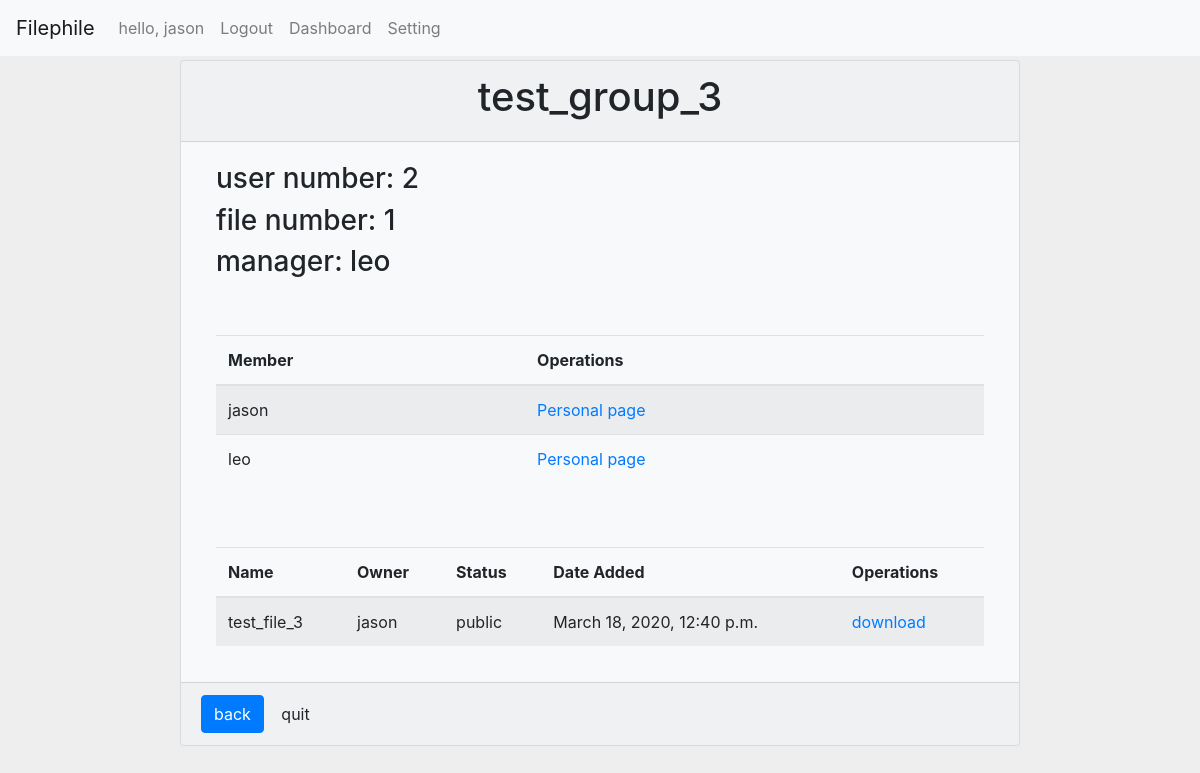
The app's page /groupinfo/3/ (signed in), older data.
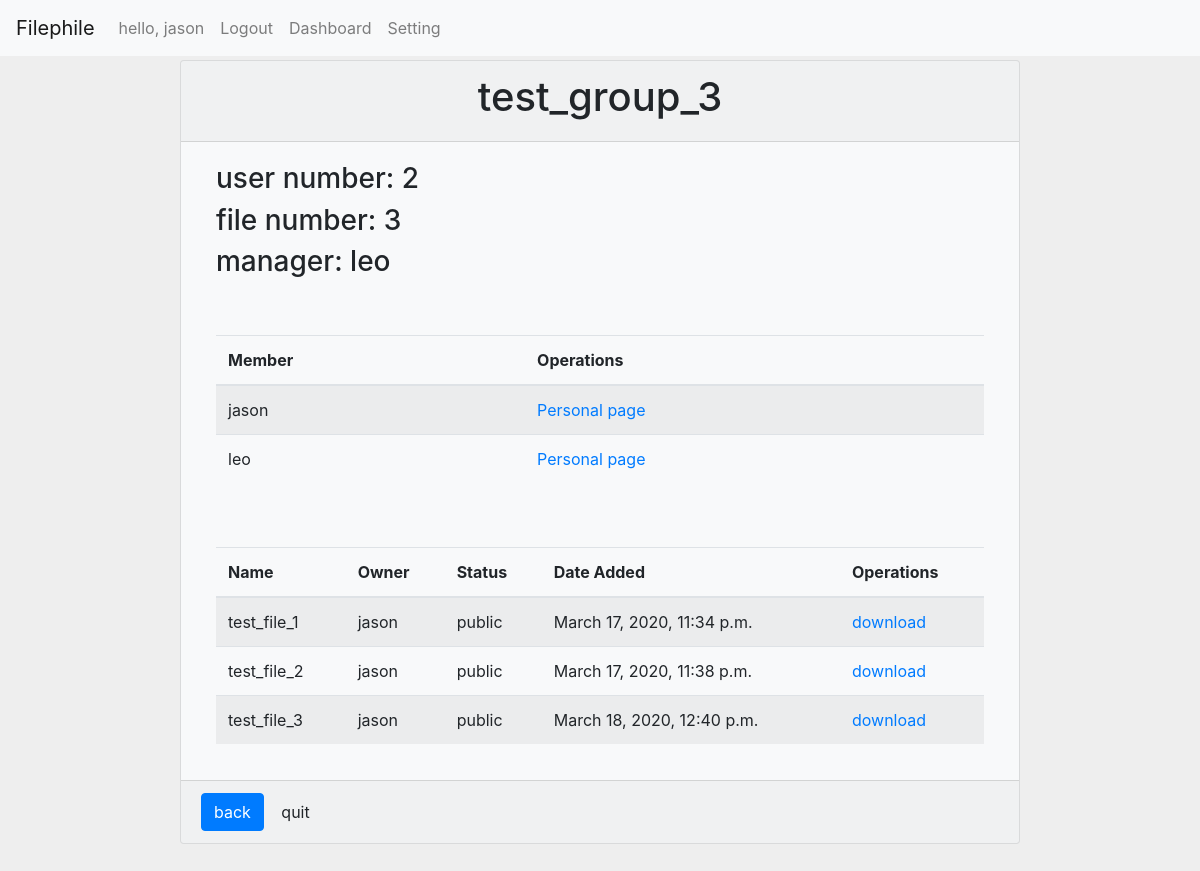
The same page, newer data.
### Filephile/models.py (models this page shows)
class User(models.Model):
    name = models.CharField(max_length=128,unique=True)
    password = models.CharField(max_length=256)
    email = models.EmailField(unique=True)
    c_time = models.DateTimeField(auto_now_add=True)
    groups = models.ManyToManyField(Group, blank=True)

class File(models.Model):
    name = models.CharField(max_length=40)
    data = models.FileField(upload_to='Filephile/static/files')
    Date_Added = models.DateTimeField(auto_now_add=True)
    owner = models.ForeignKey(User, on_delete=models.SET_NULL, blank=True, null=True)
    private = models.BooleanField(default=True)
    groups = models.ManyToManyField(Group, blank=True)

### Filephile/views.py (the view)
# urls.py: path('groupinfo/<int:id>/', views.group_info, name='group_info'),
def group_info(request, id):
    if not request.session.get('is_login',None):
        return redirect('/')
    user = models.User.objects.get(name=request.session['user_name'])
    group = models.Group.objects.get(id=id)
    user_number = group.user_set.all().count()
    file_number = group.file_set.all().count()
    users = group.user_set.all()
    files = group.file_set.all()
    manager = models.Manager.objects.get(group=id)
    return render(request, "Filephile/group_info.html", locals())

### Filephile/templates/Filephile/group_info.html (shortened to what this page needs)
{% extends 'Filephile/base.html' %}
{% load static %}
{% block css %}
  <link rel="stylesheet" href="{% static 'CSS/group_info.css' %}">
{% endblock %}
{% block content %}
<div class="card bg-light" style="margin:5% 15%">
  <div class="card-header">
    <h1>{{ group.name }}</h1>
  </div>
  <div class="card-body">
    <div class="container">
      <h3>user number: {{ user_number }}</h3>
      <h3>file number: {{ file_number }}</h3>
      <h3>manager: {{ manager.name.name }}</h3>
      {% if user in users %}
        <br><br>
        <div class="table-responsive">
          <table class="table table-striped">
            <thead>
              <tr>
                <th>Member</th>
                <th>Operations</th>
              </tr>
            </thead>
            <tbody>
              {% for user in users %}
                <tr>
                  <td>{{ user.name }}</td>
                  <td><a href="{% url 'Filephile:setting' user.id %}">Personal page</a></td>
                </tr>
              {% endfor %}
            </tbody>
          </table>
        </div>
        <br><br>
        <div class="table-responsive">
          <table class="table table-striped">
            <thead>
              <tr>
                <th>Name</th>
                <th>Owner</th>
                <th>Status</th>
                <th>Date Added</th>
                <th>Operations</th>
              </tr>
            </thead>
            <tbody>
              {% for file in files reversed %}
                <tr>
                  <td>{{ file.name }}</td>
                  <td>{{ file.owner.name }}</td>
                  {% if file.private %}
                    <td>private</td>
                  {% else %}
                    <td>public</td>
                  {% endif %}
                  <td>{{ file.Date_Added }}</td>
                  <td>
                    <a href="{% url 'Filephile:download' file.data.url %}">download</a>
                  </td>
                </tr>
              {% endfor %}
            </tbody>
          </table>
        </div>
      </div>
    </div>
    <div class="card-footer">
      <a href="{% url 'Filephile:dashboard' %}"><button class="btn btn-primary pull-left">back</button></a>
        {% ifequal user.name manager.name.name %}
          <a href="{% url 'Filephile:dismiss' group.id %}"><button class="btn btn-default pull-left">dismiss</button></a>
        {% else %}
          <a href="{% url 'Filephile:quit' group.id %}"><button class="btn btn-default pull-left">quit</button></a>
        {% endifequal %}
      {% endif %}
    </div>
  </div>
{% endblock %}

### Filephile/templates/Filephile/base.html (shortened to what this page needs)
{% load static %}
<!DOCTYPE html>
<html lang="en">
  <head>
    <link href="{% static 'bootstrap-4.4.1-dist/css/bootstrap.min.css' %}" rel="stylesheet">
    {% block css %}{% endblock %}
  </head>
  <body>
    <nav class="navbar fixed-top navbar-expand-lg navbar-light bg-light">
      <a class="navbar-brand" href="{% url 'Filephile:index' %}">Filephile</a>
      <div class="collapse navbar-collapse" id="navbarNavAltMarkup">
        <div class="navbar-nav">
          {% if request.session.is_login %}
            <a class="nav-item nav-link" href="{% url 'Filephile:index' %}">hello, {{ request.session.user_name }}</a>
            <a class="nav-item nav-link" href="{% url 'Filephile:logout' %}">Logout</a>
            <a class="nav-item nav-link" href="{% url 'Filephile:dashboard' %}">Dashboard</a>
            <a class="nav-item nav-link" href="{% url 'Filephile:setting' request.session.user_id %}">Setting</a>
          {% else %}
            <a class="nav-item nav-link" href="{% url 'Filephile:register' %}">Register</a>
            <a class="nav-item nav-link" href="{% url 'Filephile:login' %}">Login</a>
          {% endif %}
        </div>
      </div>
    </nav>
    {% block content %}{% endblock %}
  </body>
</html>

Row changes from the older to the newer data that the page shows:
now on this page (row edited): File: name "test_file_1", owner.name "jason", private "public", Date_Added "March 17, 2020, 11:34 p.m."
now on this page (row edited): File: name "test_file_2", owner.name "jason", private "public", Date_Added "March 17, 2020, 11:38 p.m."
Text that changed along with them:
{{ file_number }}: "1" → "3"
